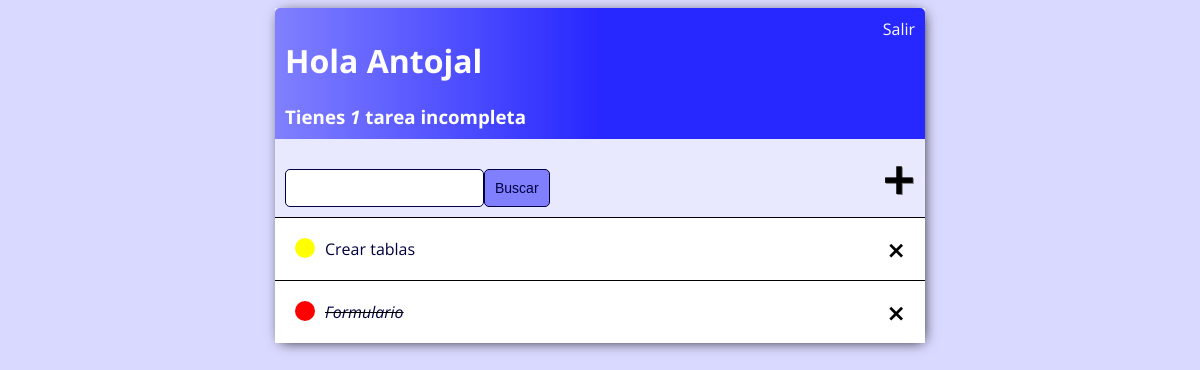
The app's page / (signed in), older data.
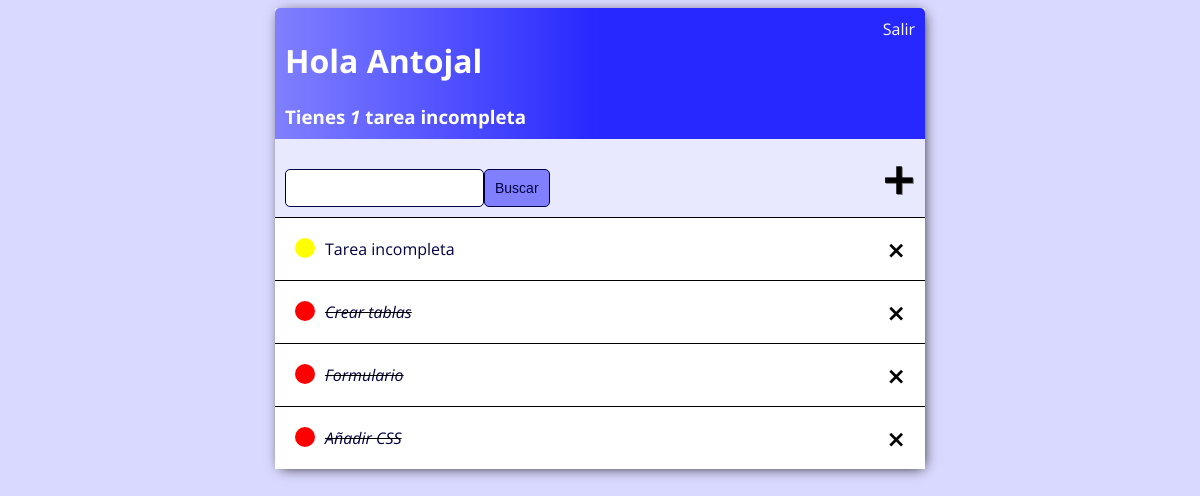
The same page, newer data.
### base/models.py (models this page shows)
class Tarea(models.Model):
    usuario = models.ForeignKey(User,
                                on_delete=models.CASCADE,
                                null=True,
                                blank=True)
    titulo = models.CharField(max_length=200)
    descripcion = models.TextField(null=True,
                                blank=True)
    completada = models.BooleanField(default=False)
    creada = models.DateTimeField(auto_now_add=True)
    def __str__(self):
        return self.titulo
    class Meta:
        ordering = ['completada']

### base/views.py (the view)
# urls.py: path('', ListaPendientes.as_view(), name='tareas'),
class ListaPendientes(LoginRequiredMixin, ListView):
    model = Tarea
    context_object_name = 'tareas'
    def get_context_data(self, **kwargs):
        context = super().get_context_data(**kwargs)
        context['tareas'] = context['tareas'].filter(usuario=self.request.user)
        context['count'] = context['tareas'].filter(completada=False).count()
        busqueda = self.request.GET.get('area-busqueda') or ''
        if busqueda:
            context['tareas'] = context['tareas'].filter(titulo__icontains=busqueda)
        context['busqueda'] = busqueda
        return  context

### base/templates/base/tarea_list.html (shortened to what this page needs)
<!DOCTYPE html>
<html lang="es">
    <head>
    </head>
    <body>
        {% extends 'base/principal.html' %}
        {% block content %}
        <div class="barra-superior">
            <div>
                <h1>Hola {{request.user|title}}</h1>
                <h3 style="margin: 0">Tienes <i>{{count}}</i> tarea{{count|pluralize}} incompleta{{count|pluralize}}</h3>
            </div>
            {% if request.user.is_authenticated %}
            <a href="{% url 'logout' %}">Salir</a>
            {% else %}
            <a href="{% url 'login' %}">Ingresar</a>
            {% endif %}
        </div>
        <div id="area-buscar">
           <form action="" method="GET" style="margin-top: 20px; display: flex">
                <input type="text" name="area-busqueda" value="{{busqueda}}">
                <input class="boton" type="submit" value="Buscar">
            </form>
            <a id="enlace-crear-tarea" href="{% url 'crear-tarea' %}">&#x1F7A5;</a>
        </div>
        <div class="lista-tareas">
            {% for tarea in tareas %}
            <div class="tarea">
                {% if tarea.completada %}
                <div class="titulo-tarea">
                    <div class="icono-tarea-completa"></div>
                        <i><s><a href="{% url 'editar-tarea' tarea.id %}">{{tarea}}</a></s></i>
                </div>
                <a class="enlace-eliminar" href="{% url 'eliminar-tarea' tarea.id %}">&#x2A2F;</a>
                {% else %}
                <div class="titulo-tarea">
                    <div class="icono-tarea-incompleta"></div>
                    <a href="{% url 'editar-tarea' tarea.id %}">{{tarea}}</a>
                </div>
                <a class="enlace-eliminar" href="{% url 'eliminar-tarea' tarea.id %}">&#x2A2F;</a>
                {% endif %}
            </div>
            {% empty %}
            <h3>No hay elementos en esta lista</h3>
            {% endfor %}
        </div>
        {% endblock content %}

### base/templates/base/principal.html (shortened to what this page needs)
<!DOCTYPE html>
<html lang="es">
    <head>
    </head>
    <body>
        <div class="container">
            {% block content %}
            {% endblock content %}
        </div>
    </body>
</html>

### base/templates/base/principal.html (style rules this page uses)
body { background-color: #D9D8FE; font-family: 'Open Sans', sans-serif; padding-rop: 60px; }
.container { max-width: 650px; margin: auto; background-color: #E8E8FF; -webkit-box-shadow: 2px 2px 13px -4px rgba(0, 0, 0.21); box-shadows: 2px 2px 13px -4px rgba(0, 0, 0.21); }
a, p { color: #000041; }
.barra-superior { display: flex; justify-content: space-between; color: #ffffff; padding: 10px; border-radius: 5px 5px 0 0; background: linear-gradient(90deg, #8080FF 0%, #2727FF 50%, #2727FF 100%); }
.barra-superior a { color: white; text-decoration: none; }
.tarea { display: flex; align-items: center; justify-content: space-between; padding: 20px; background-color: white; border-top: 1px solid black; }
.titulo-tarea { display: flex; }
.titulo-tarea a { text-decoration: none; color: #000041; margin-left: 10px; }
.icono-tarea-completa { height: 20px; width: 20px; background-color: red; border-radius: 50px; }
.icono-tarea-incompleta { height: 20px; width: 20px; background-color: yellow; border-radius: 50px; }
.enlace-eliminar { text-decoration: none; font-weight: 900; color: black; font-size: 22px; line-height: 0px; }
#area-buscar { display: flex; justify-content: space-between; align-items: center; padding: 10px; }
#enlace-crear-tarea { text-decoration: none; font-size: 42px; color: black; text-shadow: 1px 1px grey; }
input[type=text], input[type=password], textarea { border: 1px solid #000041; border-radius: 5px; padding: 10px; widht: 90%; }
.boton { border: 1px solid #000041; background-color: #8080FF; color: #000041; padding: 10px; font-size: 14px; border-radius: 5px; cursor: pointer; text-decoration: none; }

Row changes from the older to the newer data that the page shows:
added Tarea: titulo "Tarea incompleta"
changed Tarea "Crear tablas": completada False → True (drawn)
added Tarea: titulo "Añadir CSS"
